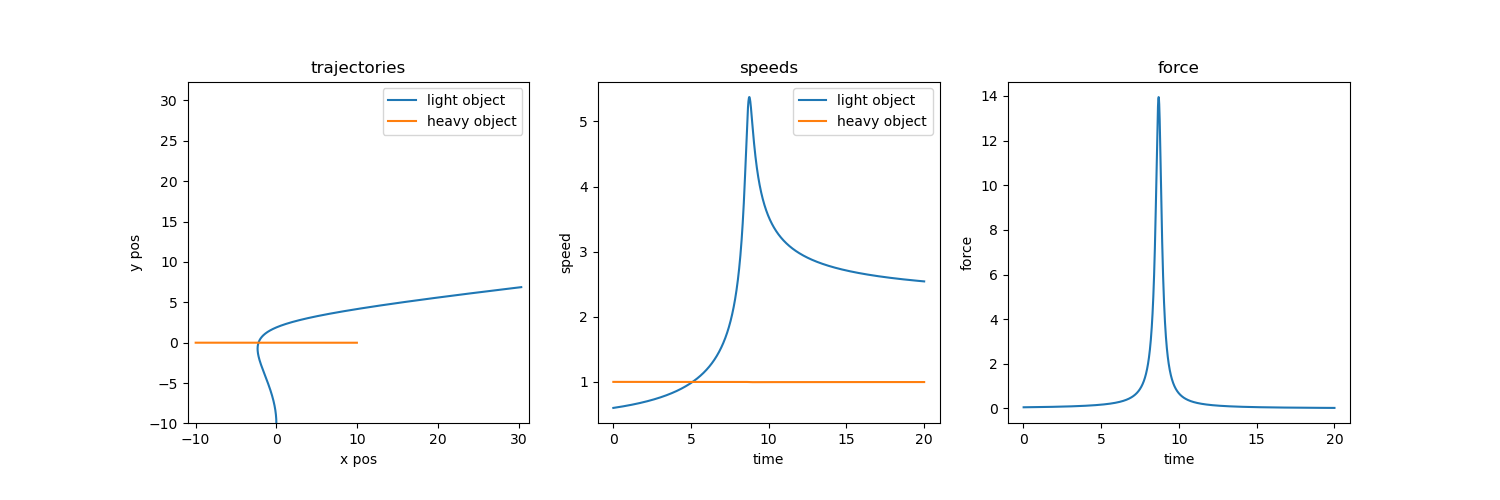

The Python source for this figure:
"""
Ik snapte nooit hoe een ruimtevaartuig door middel van een 'slingshot'
manoeuvre kon versnellen...

Voordat we dat gaan opzoeken op wikipedia ofzo (chatGPT e.d. doe ik 
niet an...) dacht ik dat we zelf wat sommetjes/simulaties gaan maken....

We hebben een zwaar ding (planeet,m1) wat initieel over de x-as fietst en
een licht ding (ruimtevaartuig) wat over de y-as gaat. Ze zullen bij
de oorsprong ongeveer bijelkaar komen.

We gaan een eenvoudige simulatie maken, plotjes maken en dan wat spelen
met de initiele start waardes...

noot 1) eenheden zijn volledig arbitrair...

noot 2) best run with: ipython --pylab
 
"""

import numpy as np
import matplotlib.pyplot as plt
import seaborn


# constanten (dus niet stiekum veranderen...!)
g  = 0.00001
dt = 0.01
m1 = 1000.0
m2 = 1.0

# globals (hoofdletters zijn array's in dit script)
T  = []
P1 = []
P2 = []
V1 = []
V2 = []
F  = []

def append_to_globals(t, p1, p2, v1, v2, f):
    global T, P1, P2, V1, V2
    T.append(t)
    P1.append(p1.copy())
    P2.append(p2.copy())
    V1.append(v1.copy())
    V2.append(v2.copy())
    F.append(f)

# start waardes variabelen
t  = 0.0
p1 = np.array([-10.0,   0.0 ])
p2 = np.array([  0.0, -10.0 ])
v1 = np.array([  1.0,   0.0 ])
v2 = np.array([  0.0,   0.6 ])

# de eenvoudige simulatie...
max_t = 20.0
while t < max_t:
    
    # bereken afstand tussen de twee dingen, de aantrekkings kracht
    # en de richtingen daarvan
    r     = np.linalg.norm(p1-p2)
    f     = ( g * m1 * m1 ) / ( r ** 2 ) 
    vec21 = (p1-p2) / r
    vec12 = - vec21
    
    # versnellingen berekenen
    a1 = vec12 * f / m1
    a2 = vec21 * f / m2
        
    # nieuwe waardes berekenen
    t  += dt
    p1 += dt * v1
    p2 += dt * v2
    v1 += dt * a1
    v2 += dt * a2

    # opslaan
    append_to_globals(t, p1, p2, v1, v2, f)

# data netjes maken    
P1 = np.asarray(P1).T
P2 = np.asarray(P2).T

V1 = np.asarray(V1).T
V2 = np.asarray(V2).T
velocity_1 = np.sqrt( V1[0,:]**2 + V1[1,:]**2 )
velocity_2 = np.sqrt( V2[0,:]**2 + V2[1,:]**2 )

# plaatjes maken
plt.close('all')
fig, (ax1, ax2, ax3) = plt.subplots(1,3, figsize=(15,5))

ax1.set_title('trajectories')
ax1.set_box_aspect(1)
ax1.set_aspect('equal')
line2 = ax1.plot(P2[0], P2[1], label='light object')
line1 = ax1.plot(P1[0], P1[1], label='heavy object')
ax1.legend(loc = 'best')
ax1.set_ylim(-10, ax1.get_xlim()[1])
ax1.set_xlabel('x pos')
ax1.set_ylabel('y pos')

ax2.set_title('speeds')
ax2.set_box_aspect(1)
ax2.plot(T, velocity_2, label='light object')
ax2.plot(T, velocity_1, label='heavy object')
ax2.legend(loc = 'best')
ax2.set_xlabel('time')
ax2.set_ylabel('speed')

ax3.set_title('force')
ax3.set_box_aspect(1)
ax3.plot(T,F)
ax3.set_xlabel('time')
ax3.set_ylabel('force')

plt.savefig('sling_shot_01.png')

# nu nog een animatie maken

# inspiratie van https://matplotlib.org/stable/gallery/animation/simple_scatter.html

import matplotlib.animation as animation

fig2, ax4 = plt.subplots(1,1, figsize=(5,5))
ax4.set_xlim(ax1.get_xlim())
ax4.set_ylim(ax1.get_ylim())
ax4.set_box_aspect(1)
ax4.set_aspect('equal')
color2 = line2[0].get_color()
color1 = line1[0].get_color()

plt.show()

# we want a 3 seconds animation...
aninmation_time = 3.0

samples = len(T)

interval = 500
frames = 50

def animate(i):
    n_points_per_frame = len(T) // frames
    start = i * n_points_per_frame
    end = (i + 1) * n_points_per_frame -1
    print(start,end)
    #ax4.plot(P2[0][start:end], P2[1][start:end], c=color2, lw=.5)
    #ax4.plot(P1[0][start:end], P1[1][start:end], c=color1, lw=.5)
    ax4.plot(P2[0][end], P2[1][end], 'o', c=color2, ms=1)
    ax4.plot(P1[0][end], P1[1][end], 'o', c=color1, ms=1)
    pass

ani = animation.FuncAnimation(fig2, 
                              animate, 
                              repeat=False, 
                              frames=frames, 
                              interval=interval)

# To save the animation using Pillow as a gif
writer = animation.PillowWriter(fps=15,
                                metadata=dict(artist='Me'),
                                bitrate=1800)
ani.save('sling_shot_01.gif', writer=writer)

# plt.show()

